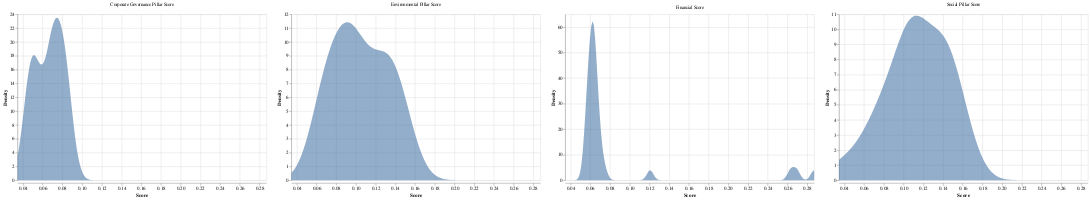

Here is the notebook cell this chart was saved with:
### Code cell
# df_company_score_afc = bundle.to_pref_table_wide()
plot_kde_per_criterion_altair(df_company_score_afc, columns=5)  # displays the chart

### Figure 1 — Vega-Lite specification as saved in the notebook (floating-point values rounded to 4 significant figures)
{"config": {"view": {"continuousWidth": 300, "continuousHeight": 300}}, "data": {"name": "data-49cefa0ae38e049823143eca3c89566d"}, "facet": {"field": "criterion", "title": null, "type": "nominal"}, "spec": {"mark": {"type": "area", "opacity": 0.6}, "encoding": {"x": {"field": "value", "scale": {"domain": [0.03453, 0.287]}, "title": "Score", "type": "quantitative"}, "y": {"field": "density", "title": "Density", "type": "quantitative"}}, "height": 360, "title": "After consensus: KDE by criterion", "transform": [{"density": "value", "extent": [0.03453, 0.287], "groupby": ["criterion"], "as": ["value", "density"]}], "width": 540}, "columns": 5, "resolve": {"scale": {"x": "shared", "y": "independent"}}, "$schema": "https://vega.github.io/schema/vega-lite/v5.20.1.json", "datasets": {"data-49cefa0ae38e049823143eca3c89566d": [{"company": "Ameriprise Financial Inc", "criterion": "Corporate Governance Pillar Score", "value": 0.08094}, {"company": "Ares Capital Corp", "criterion": "Corporate Governance Pillar Score", "value": 0.04484}, {"company": "Ares Management Corp", "criterion": "Corporate Governance Pillar Score", "value": 0.04792}, {"company": "BROOKFIELD ASSET MANAGEMENT LTD", "criterion": "Corporate Governance Pillar Score", "value": 0.05719}, {"company": "Bank of New York Mellon Corp", "criterion": "Corporate Governance Pillar Score", "value": 0.08505}, {"company": "BlackRock Inc", "criterion": "Corporate Governance Pillar Score", "value": 0.07179}, {"company": "Blue Owl Capital Inc", "criterion": "Corporate Governance Pillar Score", "value": 0.0527}, {"company": "CME Group Inc", "criterion": "Corporate Governance Pillar Score", "value": 0.07458}, {"company": "Carlyle Group Inc", "criterion": "Corporate Governance Pillar Score", "value": 0.04928}, {"company": "Cboe Global Markets Inc", "criterion": "Corporate Governance Pillar Score", "value": 0.07818}, {"company": "Charles Schwab Corp", "criterion": "Corporate Governance Pillar Score", "value": 0.06682}, {"company": "Citigroup Inc", "criterion": "Corporate Governance Pillar Score", "value": 0.08484}, {"company": "Equitable Holdings Inc", "criterion": "Corporate Governance Pillar Score", "value": 0.08445}, {"company": "Franklin Resources Inc", "criterion": "Corporate Governance Pillar Score", "value": 0.05467}, {"company": "Goldman Sachs Group Inc", "criterion": "Corporate Governance Pillar Score", "value": 0.08506}, {"company": "Houlihan Lokey Inc", "criterion": "Corporate Governance Pillar Score", "value": 0.0437}, {"company": "Interactive Brokers Group Inc", "criterion": "Corporate Governance Pillar Score", "value": 0.04962}, {"company": "Intercontinental Exchange Inc", "criterion": "Corporate Governance Pillar Score", "value": 0.06888}, {"company": "Jefferies Financial Group Inc", "criterion": "Corporate Governance Pillar Score", "value": 0.0779}, {"company": "KKR & Co Inc", "criterion": "Corporate Governance Pillar Score", "value": 0.04867}, {"company": "LPL Financial Holdings Inc", "criterion": "Corporate Governance Pillar Score", "value": 0.07082}, {"company": "Morgan Stanley", "criterion": "Corporate Governance Pillar Score", "value": 0.07147}, {"company": "Nasdaq Inc", "criterion": "Corporate Governance Pillar Score", "value": 0.07884}, {"company": "Northern Trust Corp", "criterion": "Corporate Governance Pillar Score", "value": 0.07008}, {"company": "Raymond James Financial Inc", "criterion": "Corporate Governance Pillar Score", "value": 0.06486}, {"company": "SEI Investments Co", "criterion": "Corporate Governance Pillar Score", "value": 0.07148}, {"company": "State Street Corp", "criterion": "Corporate Governance Pillar Score", "value": 0.08329}, {"company": "T Rowe Price Group Inc", "criterion": "Corporate Governance Pillar Score", "value": 0.06515}, {"company": "TPG Inc", "criterion": "Corporate Governance Pillar Score", "value": 0.04646}, {"company": "Tradeweb Markets Inc", "criterion": "Corporate Governance Pillar Score", "value": 0.05239}, {"company": "Ameriprise Financial Inc", "criterion": "Environmental Pillar Score", "value": 0.09463}, {"company": "Ares Capital Corp", "criterion": "Environmental Pillar Score", "value": 0.07325}, {"company": "Ares Management Corp", "criterion": "Environmental Pillar Score", "value": 0.1361}, {"company": "BROOKFIELD ASSET MANAGEMENT LTD", "criterion": "Environmental Pillar Score", "value": 0.1212}, {"company": "Bank of New York Mellon Corp", "criterion": "Environmental Pillar Score", "value": 0.1394}, {"company": "BlackRock Inc", "criterion": "Environmental Pillar Score", "value": 0.1441}, {"company": "Blue Owl Capital Inc", "criterion": "Environmental Pillar Score", "value": 0.06978}, {"company": "CME Group Inc", "criterion": "Environmental Pillar Score", "value": 0.06732}, {"company": "Carlyle Group Inc", "criterion": "Environmental Pillar Score", "value": 0.1208}, {"company": "Cboe Global Markets Inc", "criterion": "Environmental Pillar Score", "value": 0.07753}, {"company": "Charles Schwab Corp", "criterion": "Environmental Pillar Score", "value": 0.06491}, {"company": "Citigroup Inc", "criterion": "Environmental Pillar Score", "value": 0.1533}, {"company": "Equitable Holdings Inc", "criterion": "Environmental Pillar Score", "value": 0.09955}, {"company": "Franklin Resources Inc", "criterion": "Environmental Pillar Score", "value": 0.09518}, {"company": "Goldman Sachs Group Inc", "criterion": "Environmental Pillar Score", "value": 0.1491}, {"company": "Houlihan Lokey Inc", "criterion": "Environmental Pillar Score", "value": 0.0605}, {"company": "Interactive Brokers Group Inc", "criterion": "Environmental Pillar Score", "value": 0.07253}, {"company": "Intercontinental Exchange Inc", "criterion": "Environmental Pillar Score", "value": 0.09686}, {"company": "Jefferies Financial Group Inc", "criterion": "Environmental Pillar Score", "value": 0.1074}, {"company": "KKR & Co Inc", "criterion": "Environmental Pillar Score", "value": 0.0864}, {"company": "LPL Financial Holdings Inc", "criterion": "Environmental Pillar Score", "value": 0.1373}, {"company": "Morgan Stanley", "criterion": "Environmental Pillar Score", "value": 0.1141}, {"company": "Nasdaq Inc", "criterion": "Environmental Pillar Score", "value": 0.09027}, {"company": "Northern Trust Corp", "criterion": "Environmental Pillar Score", "value": 0.1289}, {"company": "Raymond James Financial Inc", "criterion": "Environmental Pillar Score", "value": 0.127}, {"company": "SEI Investments Co", "criterion": "Environmental Pillar Score", "value": 0.09509}, {"company": "State Street Corp", "criterion": "Environmental Pillar Score", "value": 0.1359}, {"company": "T Rowe Price Group Inc", "criterion": "Environmental Pillar Score", "value": 0.09149}, {"company": "TPG Inc", "criterion": "Environmental Pillar Score", "value": 0.1101}, {"company": "Tradeweb Markets Inc", "criterion": "Environmental Pillar Score", "value": 0.08394}, {"company": "Ameriprise Financial Inc", "criterion": "Financial Score", "value": 0.2693}, {"company": "Ares Capital Corp", "criterion": "Financial Score", "value": 0.06494}, {"company": "Ares Management Corp", "criterion": "Financial Score", "value": 0.0616}, {"company": "BROOKFIELD ASSET MANAGEMENT LTD", "criterion": "Financial Score", "value": 0.06393}, {"company": "Bank of New York Mellon Corp", "criterion": "Financial Score", "value": 0.06885}, {"company": "BlackRock Inc", "criterion": "Financial Score", "value": 0.287}, {"company": "Blue Owl Capital Inc", "criterion": "Financial Score", "value": 0.0635}, {"company": "CME Group Inc", "criterion": "Financial Score", "value": 0.06647}, {"company": "Carlyle Group Inc", "criterion": "Financial Score", "value": 0.05834}, {"company": "Cboe Global Markets Inc", "criterion": "Financial Score", "value": 0.0742}, {"company": "Charles Schwab Corp", "criterion": "Financial Score", "value": 0.06091}, {"company": "Citigroup Inc", "criterion": "Financial Score", "value": 0.06272}, {"company": "Equitable Holdings Inc", "criterion": "Financial Score", "value": 0.05689}, {"company": "Franklin Resources Inc", "criterion": "Financial Score", "value": 0.06359}, {"company": "Goldman Sachs Group Inc", "criterion": "Financial Score", "value": 0.2632}, {"company": "Houlihan Lokey Inc", "criterion": "Financial Score", "value": 0.05931}, {"company": "Interactive Brokers Group Inc", "criterion": "Financial Score", "value": 0.05792}, {"company": "Intercontinental Exchange Inc", "criterion": "Financial Score", "value": 0.05823}, {"company": "Jefferies Financial Group Inc", "criterion": "Financial Score", "value": 0.05486}, {"company": "KKR & Co Inc", "criterion": "Financial Score", "value": 0.05622}, {"company": "LPL Financial Holdings Inc", "criterion": "Financial Score", "value": 0.1207}, {"company": "Morgan Stanley", "criterion": "Financial Score", "value": 0.06233}, {"company": "Nasdaq Inc", "criterion": "Financial Score", "value": 0.06364}, {"company": "Northern Trust Corp", "criterion": "Financial Score", "value": 0.05824}, {"company": "Raymond James Financial Inc", "criterion": "Financial Score", "value": 0.06368}, {"company": "SEI Investments Co", "criterion": "Financial Score", "value": 0.06448}, {"company": "State Street Corp", "criterion": "Financial Score", "value": 0.06887}, {"company": "T Rowe Price Group Inc", "criterion": "Financial Score", "value": 0.06408}, {"company": "TPG Inc", "criterion": "Financial Score", "value": 0.06113}, {"company": "Tradeweb Markets Inc", "criterion": "Financial Score", "value": 0.06899}, {"company": "Ameriprise Financial Inc", "criterion": "Social Pillar Score", "value": 0.1512}, {"company": "Ares Capital Corp", "criterion": "Social Pillar Score", "value": 0.03453}, {"company": "Ares Management Corp", "criterion": "Social Pillar Score", "value": 0.1048}, {"company": "BROOKFIELD ASSET MANAGEMENT LTD", "criterion": "Social Pillar Score", "value": 0.1034}, {"company": "Bank of New York Mellon Corp", "criterion": "Social Pillar Score", "value": 0.1469}, {"company": "BlackRock Inc", "criterion": "Social Pillar Score", "value": 0.1467}, {"company": "Blue Owl Capital Inc", "criterion": "Social Pillar Score", "value": 0.05537}, {"company": "CME Group Inc", "criterion": "Social Pillar Score", "value": 0.1154}, {"company": "Carlyle Group Inc", "criterion": "Social Pillar Score", "value": 0.09656}, {"company": "Cboe Global Markets Inc", "criterion": "Social Pillar Score", "value": 0.1052}, {"company": "Charles Schwab Corp", "criterion": "Social Pillar Score", "value": 0.1104}, {"company": "Citigroup Inc", "criterion": "Social Pillar Score", "value": 0.1469}, {"company": "Equitable Holdings Inc", "criterion": "Social Pillar Score", "value": 0.1371}, {"company": "Franklin Resources Inc", "criterion": "Social Pillar Score", "value": 0.08523}, {"company": "Goldman Sachs Group Inc", "criterion": "Social Pillar Score", "value": 0.1237}, {"company": "Houlihan Lokey Inc", "criterion": "Social Pillar Score", "value": 0.06715}, {"company": "Interactive Brokers Group Inc", "criterion": "Social Pillar Score", "value": 0.08181}, {"company": "Intercontinental Exchange Inc", "criterion": "Social Pillar Score", "value": 0.07348}, {"company": "Jefferies Financial Group Inc", "criterion": "Social Pillar Score", "value": 0.1099}, {"company": "KKR & Co Inc", "criterion": "Social Pillar Score", "value": 0.1228}, {"company": "LPL Financial Holdings Inc", "criterion": "Social Pillar Score", "value": 0.1391}, {"company": "Morgan Stanley", "criterion": "Social Pillar Score", "value": 0.1306}, {"company": "Nasdaq Inc", "criterion": "Social Pillar Score", "value": 0.1602}, {"company": "Northern Trust Corp", "criterion": "Social Pillar Score", "value": 0.1627}, {"company": "Raymond James Financial Inc", "criterion": "Social Pillar Score", "value": 0.08263}, {"company": "SEI Investments Co", "criterion": "Social Pillar Score", "value": 0.1024}, {"company": "State Street Corp", "criterion": "Social Pillar Score", "value": 0.136}, {"company": "T Rowe Price Group Inc", "criterion": "Social Pillar Score", "value": 0.1445}, {"company": "TPG Inc", "criterion": "Social Pillar Score", "value": 0.1085}, {"company": "Tradeweb Markets Inc", "criterion": "Social Pillar Score", "value": 0.1109}]}}
